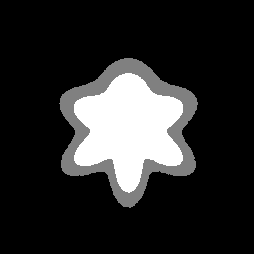
%> input picture FCMS1/33.bmp, 254 x 254 px
$ octave noise.m   (GNU Octave 9; MATLAB toolbox functions it lacks are replaced by stand-ins)
%> lines starting %> are read from the running program, lines starting %| are printed output that depends on the picture
y=im2double(imread('33.bmp'));
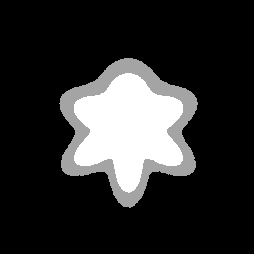
%> y: size 254x254 double; min 0, max 1, mean 0.179
randn('seed',0);
sigma=25;
z=y+(sigma/255)*randn(size(y));
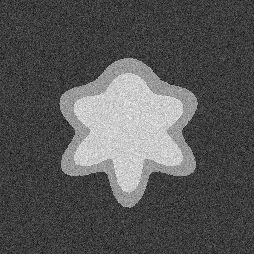
%> z: size 254x254 double; min -0.424, max 1.37, mean 0.179; drawn with min black and max white

figure;imshow(z,'Border','tight');
%> after `imshow(z,'Border','tight')`:
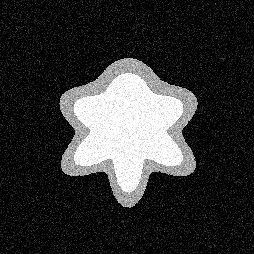
%> displayed picture: size 254x254, on the screen's scale of 0 to 255; min 0, max 255, mean 52.3
 imwrite(z,'nn2.jpg');

$ run again, with FCMS1/2.bmp copied over FCMS1/33.bmp
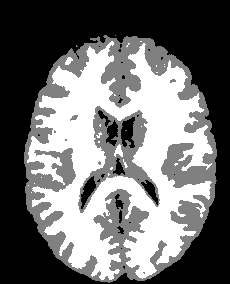
%> input picture FCMS1/2.bmp, 230 x 284 px
%> `z=y+(sigma/255)*randn(size(y));`:
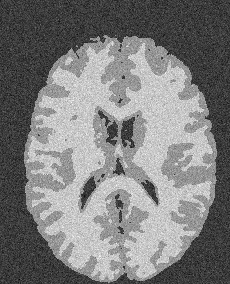
%> z: size 284x230 double; min -0.424, max 1.39, mean 0.471; drawn with min black and max white
%> `imshow(z,'Border','tight')`:
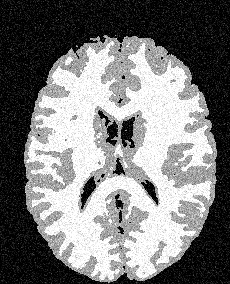
%> displayed picture: size 284x230, on the screen's scale of 0 to 255; min 0, max 255, mean 121.4

$ run again, with FCMS1/222.bmp copied over FCMS1/33.bmp
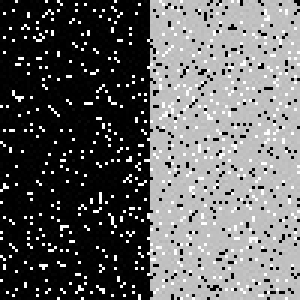
%> input picture FCMS1/222.bmp, 100 x 100 px (shown 3 times larger)
%> `z=y+(sigma/255)*randn(size(y));`:
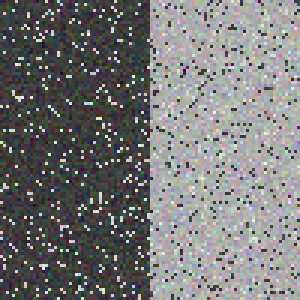
%> z: size 100x100x3 double (shown 3 times larger); mean R, G, B 0.399, 0.399, 0.399; drawn with min black and max white
%> `imshow(z,'Border','tight')`:
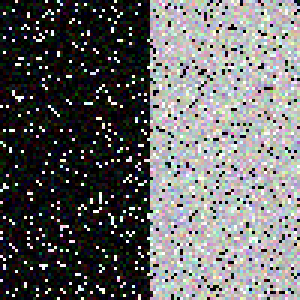
%> displayed picture: size 100x100x3, on the screen's scale of 0 to 255 (shown 3 times larger); mean R, G, B 105.6, 105.5, 105.7

$ run again, with FCMS1/34.bmp copied over FCMS1/33.bmp
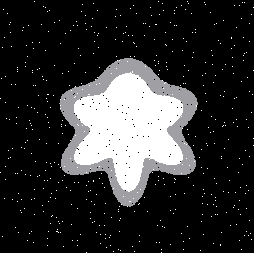
%> input picture FCMS1/34.bmp, 254 x 253 px
%> `z=y+(sigma/255)*randn(size(y));`:
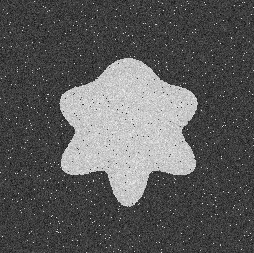
%> z: size 253x254 double; min -0.424, max 1.36, mean 0.212; drawn with min black and max white
%> `imshow(z,'Border','tight')`:
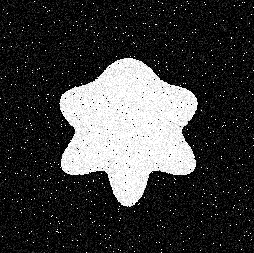
%> displayed picture: size 253x254, on the screen's scale of 0 to 255; min 0, max 255, mean 59.9
